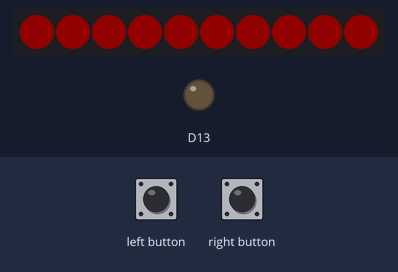
The sketch below on a simulated Adafruit Circuit Playground Express. Parts: 10 RGB LEDs in strip order, left to right, output pins drawn as LEDs (lit = HIGH). Dim RGB values are drawn brighter than linear; what the sketch prints to the serial monitor is not drawn.

Above: at 0.6 s.
At 2.6 s:
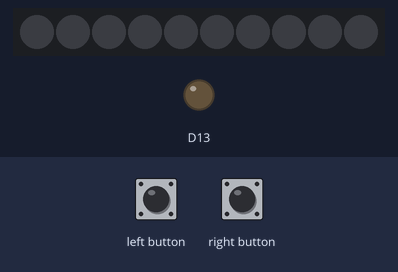
At 3.1 s:
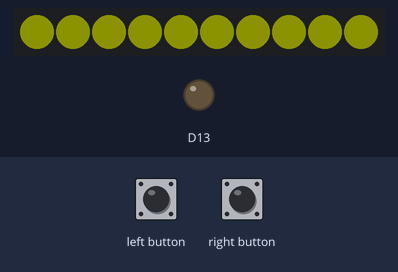
At 4.6 s:
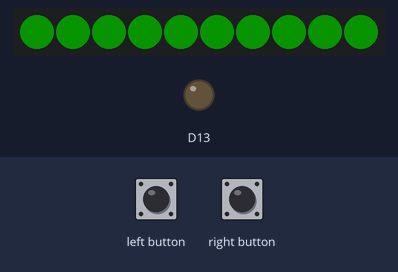

Measured:
- by itself, everything shown: repeats every 5.5 s, in 6 steps
- what the display in image 0 shows lasts 2.0 s, from 0.5 s to 2.5 s
- what the display in image 1 shows lasts 0.5 s, from 2.5 s to 3.0 s
- what the display in image 2 shows lasts 1.0 s, from 3.0 s to 4.0 s

The sketch:

sketch_jun12c.ino
```cpp
#include <Adafruit_CircuitPlayground.h>

// BOP IT ver -0.5
// Nicole Shaffer

//////////////RULES/////////////////
// Green = Left
// Red = Right
// Yellow = Shout
// Goal is 20 points without missing any
// Game stops when you hit 20 points
////////////////////////////////////


//VARIABLES//
    int sound;
    int light;
    int lightpin;
    int score;
    int number;
    int value;

    bool leftButtonPressed;
    bool rightButtonPressed;
    bool gaming;

    const byte numPins = 9;
    byte pins[] = {0, 1, 2, 3, 4, 5, 6, 7, 8, 9};

void setup() {
  CircuitPlayground.begin();
  Serial.begin(9600);
  CircuitPlayground.clearPixels();
    score = 0;
    number = 0;

}

void loop() {
  value = CircuitPlayground.mic.soundPressureLevel(10);
  leftButtonPressed = CircuitPlayground.leftButton();
  rightButtonPressed = CircuitPlayground.rightButton();

//1 - BUTTON
CircuitPlayground.clearPixels();
delay(500);
CircuitPlayground.setPixelColor(0, 0xE60000);
CircuitPlayground.setPixelColor(1, 0xE60000);
CircuitPlayground.setPixelColor(2, 0xE60000);
CircuitPlayground.setPixelColor(3, 0xE60000);
CircuitPlayground.setPixelColor(4, 0xE60000);
CircuitPlayground.setPixelColor(5, 0xE60000);
CircuitPlayground.setPixelColor(6, 0xE60000);
CircuitPlayground.setPixelColor(7, 0xE60000);
CircuitPlayground.setPixelColor(8, 0xE60000);
CircuitPlayground.setPixelColor(9, 0xE60000);

gaming = true;

if ((rightButtonPressed) and (gaming = true)){
  score = score + 1;
}

delay(1000);
gaming = false;
Serial.print(score);

delay(1000);
CircuitPlayground.clearPixels();
delay(500);
CircuitPlayground.setPixelColor(0, 0xE6EE00);
CircuitPlayground.setPixelColor(1, 0xE6EE00);
CircuitPlayground.setPixelColor(2, 0xE6EE00);
CircuitPlayground.setPixelColor(3, 0xE6EE00);
CircuitPlayground.setPixelColor(4, 0xE6EE00);
CircuitPlayground.setPixelColor(5, 0xE6EE00);
CircuitPlayground.setPixelColor(6, 0xE6EE00);
CircuitPlayground.setPixelColor(7, 0xE6EE00);
CircuitPlayground.setPixelColor(8, 0xE6EE00);
CircuitPlayground.setPixelColor(9, 0xE6EE00);

if ((value > 65)and (gaming=true)){
  score = score + 1;
}

delay(1000);
gaming = false;
Serial.print(score);

CircuitPlayground.clearPixels();
delay(500);
CircuitPlayground.setPixelColor(0, 0x14EE00);
CircuitPlayground.setPixelColor(1, 0x14EE00);
CircuitPlayground.setPixelColor(2, 0x14EE00);
CircuitPlayground.setPixelColor(3, 0x14EE00);
CircuitPlayground.setPixelColor(4, 0x14EE00);
CircuitPlayground.setPixelColor(5, 0x14EE00);
CircuitPlayground.setPixelColor(6, 0x14EE00);
CircuitPlayground.setPixelColor(7, 0x14EE00);
CircuitPlayground.setPixelColor(8, 0x14EE00);
CircuitPlayground.setPixelColor(9, 0x14EE00);

  gaming = true;

if ((leftButtonPressed) and (gaming = true)){
  score = score + 1;
}

delay(1000);

  gaming = false;

Serial.print(score);

if (score == 20){
  CircuitPlayground.playTone(500, 100);
  CircuitPlayground.playTone(500, 100);
  CircuitPlayground.playTone(500, 100);
  Serial.print("   SCORE: ");
  Serial.print(score);
  CircuitPlayground.clearPixels();
  delay(10000000);
}

//END

}
```
